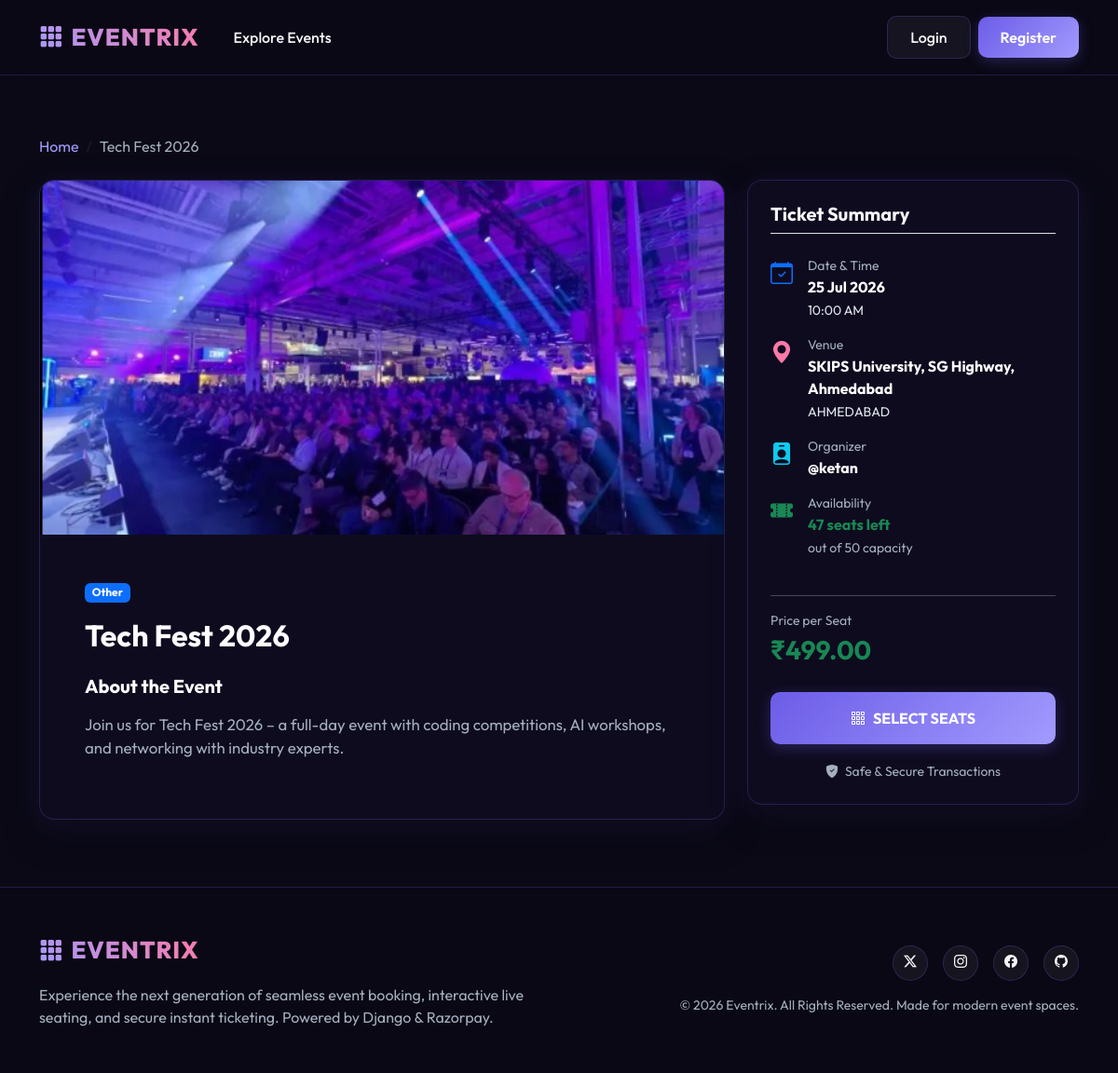
Screenshot of /event/5/ with the database file from the repository.
### events/models.py (models this page shows, shortened)
class Event(models.Model):
    CATEGORY_CHOICES = (
        ('MUSIC', 'Music'),
        ('COMEDY', 'Comedy'),
        ('THEATRE', 'Theatre & Arts'),
        ('SPORTS', 'Sports'),
        ('CONFERENCE', 'Conferences & Tech'),
        ('OTHER', 'Other'),
    )
    title = models.CharField(max_length=200)
    description = models.TextField()
    category = models.CharField(max_length=30, choices=CATEGORY_CHOICES, default='OTHER')
    city = models.CharField(max_length=100)
    venue = models.CharField(max_length=250)
    date_time = models.DateTimeField()
    ticket_price = models.DecimalField(max_digits=10, decimal_places=2)
    capacity = models.IntegerField()
    banner = models.ImageField(upload_to='event_banners/', blank=True, null=True)
    organizer = models.ForeignKey(settings.AUTH_USER_MODEL, on_delete=models.CASCADE, related_name='organized_events')
    is_published = models.BooleanField(default=False)
    is_approved = models.BooleanField(default=False)
    created_at = models.DateTimeField(auto_now_add=True)
    updated_at = models.DateTimeField(auto_now=True)

### accounts/models.py (models this page shows, shortened)
class User(AbstractUser):
    ROLE_CHOICES = (
        ('ADMIN', 'Admin'),
        ('ORGANIZER', 'Organizer'),
        ('CUSTOMER', 'Customer'),
    )
    role = models.CharField(max_length=15, choices=ROLE_CHOICES, default='CUSTOMER')
    is_approved_organizer = models.BooleanField(default=False)
    phone = models.CharField(max_length=15, blank=True, null=True)
    profile_picture = models.ImageField(upload_to='profiles/', blank=True, null=True)
    city = models.CharField(max_length=100, blank=True, null=True)
    created_at = models.DateTimeField(auto_now_add=True)

### events/views.py (the view)
# urls.py: path('event/<int:event_id>/', views.event_detail_view, name='event_detail'),
def event_detail_view(request, event_id):
    event = get_object_or_404(Event, id=event_id, is_approved=True, is_published=True)
    available_seats = event.seats.filter(status='AVAILABLE').count()
    context = {
        'event': event,
        'available_seats_count': available_seats
    }
    return render(request, 'events/event_detail.html', context)

### templates/events/event_detail.html (shortened to what this page needs)
{% extends 'base.html' %}
{% block content %}
<div class="container py-5">
    <nav aria-label="breadcrumb" class="mb-4">
        <ol class="breadcrumb">
            <li class="breadcrumb-item"><a href="{% url 'home' %}" class="text-primary-light text-decoration-none">Home</a></li>
            <li class="breadcrumb-item text-muted active" aria-current="page">{{ event.title }}</li>
        </ol>
    </nav>
    <div class="row g-4">
        <div class="col-lg-8">
            <div class="card card-glass p-0 overflow-hidden mb-4">
                <div class="position-relative" style="height: 380px;">
                    {% if event.banner %}
                        <img src="{{ event.banner.url }}" class="w-100 h-100" style="object-fit: cover;" alt="Event Banner">
                    {% endif %}
                </div>
                <div class="p-4 p-md-5">
                    <span class="badge bg-primary mb-3">{{ event.get_category_display }}</span>
                    <h2 class="fw-bold text-white mb-4">{{ event.title }}</h2>
                    <h5 class="fw-bold text-white mb-3">About the Event</h5>
                    <p class="text-muted leading-relaxed" style="white-space: pre-line; font-size: 1.05rem;">{{ event.description }}</p>
                </div>
            </div>
        </div>
        <div class="col-lg-4">
            <div class="card card-glass p-4 sticky-top" style="top: 100px; z-index: 10;">
                <h5 class="fw-bold mb-4 border-bottom border-glass pb-2">Ticket Summary</h5>
                <div class="d-flex flex-column gap-3 mb-4">
                    <div class="d-flex align-items-start gap-3">
                        <i class="bi bi-calendar-check text-primary fs-4"></i>
                        <div>
                            <small class="text-muted d-block">Date & Time</small>
                            <span class="fw-bold text-white">{{ event.date_time|date:"d M Y" }}</span>
                            <br><small class="text-light">{{ event.date_time|date:"h:i A" }}</small>
                        </div>
                    </div>
                    <div class="d-flex align-items-start gap-3">
                        <i class="bi bi-geo-alt-fill text-accent fs-4"></i>
                        <div>
                            <small class="text-muted d-block">Venue</small>
                            <span class="fw-bold text-white">{{ event.venue }}</span>
                            <br><small class="text-light">{{ event.city }}</small>
                        </div>
                    </div>
                    <div class="d-flex align-items-start gap-3">
                        <i class="bi bi-person-badge-fill text-info fs-4"></i>
                        <div>
                            <small class="text-muted d-block">Organizer</small>
                            <span class="fw-bold text-white">@{{ event.organizer.username }}</span>
                        </div>
                    </div>
                    <div class="d-flex align-items-start gap-3">
                        <i class="bi bi-ticket-perforated-fill text-success fs-4"></i>
                        <div>
                            <small class="text-muted d-block">Availability</small>
                            {% if available_seats_count > 0 %}
                                <span class="fw-bold text-success">{{ available_seats_count }} seats left</span>
                                <br><small class="text-muted">out of {{ event.capacity }} capacity</small>
                            {% else %}
                                <span class="fw-bold text-danger">Sold Out</span>
                            {% endif %}
                        </div>
                    </div>
                </div>
                <hr class="border-glass my-3">
                <div class="d-flex justify-content-between align-items-center mb-4">
                    <div>
                        <small class="text-muted d-block">Price per Seat</small>
                        <span class="fs-3 fw-bold text-success">₹{{ event.ticket_price }}</span>
                    </div>
                </div>
                {% if available_seats_count > 0 %}
                    <a href="{% url 'select_seats' event.id %}" class="btn btn-grad-primary w-100 py-3 text-uppercase fw-bold"><i class="bi bi-grid-3x3-gap me-2"></i>Select Seats</a>
                {% else %}
                    <button class="btn btn-glass w-100 py-3 text-uppercase fw-bold text-muted" disabled>Sold Out</button>
                {% endif %}
                <div class="text-center mt-3">
                    <small class="text-muted"><i class="bi bi-shield-fill-check me-1"></i> Safe & Secure Transactions</small>
                </div>
            </div>
        </div>
    </div>
</div>
{% endblock %}

### static/css/style.css (style rules this page uses)
:root { --bg-dark: #0a0915; --bg-card: rgba(20, 18, 42, 0.75); --bg-card-hover: rgba(30, 27, 60, 0.9); --primary: #6c5ce7; --primary-light: #a29bfe; --accent: #fd79a8; --success: #00b894; --warning: #f1c40f; --danger: #d63031; --text-main: #f5f6fa; --text-muted: #a4b0be; --border-glass: rgba(108, 92, 231, 0.25); --border-glass-focus: rgba(108, 92, 231, 0.6); --gradient-primary: linear-gradient(135deg, #6c5ce7 0%, #a29bfe 100%); --gradient-accent: linear-gradient(135deg, #fd79a8 0%, #e84393 100%); --gradient-dark: linear-gradient(135deg, #1e1b4b 0%, #0f0c20 100%); --font-sans: 'Outfit', 'Inter', sans-serif; --glow-shadow: 0 8px 32px 0 rgba(108, 92, 231, 0.2); }
body { background-color: var(--bg-dark); color: var(--text-main); font-family: var(--font-sans); min-height: 100vh; display: flex; flex-direction: column; overflow-x: hidden; }
.card-glass { background: rgba(15, 12, 32, 0.95); backdrop-filter: blur(20px); -webkit-backdrop-filter: blur(20px); border: 1px solid var(--border-glass); border-radius: 16px; color: var(--text-main); transition: transform 0.3s cubic-bezier(0.175, 0.885, 0.32, 1.275), box-shadow 0.3s ease, border-color 0.3s ease; box-shadow: 0 15px 35px rgba(0, 0, 0, 0.5), var(--glow-shadow); }
.btn-grad-primary { background: var(--gradient-primary); border: none; color: white; font-weight: 600; border-radius: 10px; padding: 10px 24px; transition: all 0.3s ease; box-shadow: 0 4px 15px rgba(108, 92, 231, 0.3); }
.text-muted { color: var(--text-muted) !important; }
.text-light { color: #e2e8f0 !important; }
.text-primary-light { color: var(--primary-light) !important; }
.text-accent { color: var(--accent) !important; }

### rows the page displays
Event: title "Tech Fest 2026", banner (picture), category "Other", description "Join us for Tech Fest 2026 – a full-day event with coding competitions, AI workshops, and networking with industry experts.", date_time "25 Jul 2026", date_time "10:00 AM", venue "SKIPS University, SG Highway, Ahmedabad", city "AHMEDABAD", organizer.username "ketan", capacity "50", ticket_price "499.00"

### other values shown
{{ available_seats_count }} "47"
